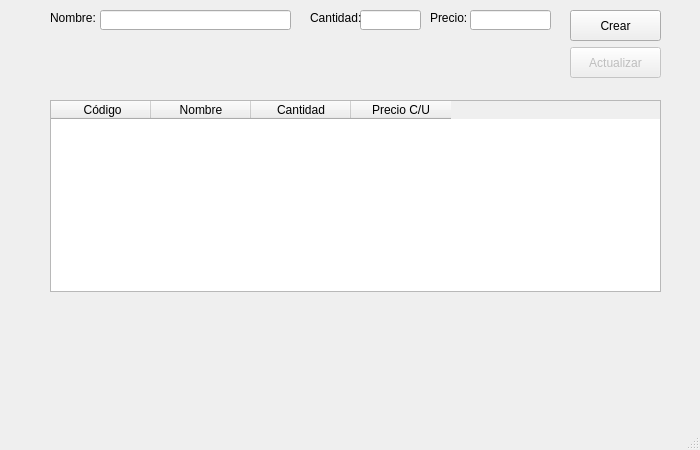
<?xml version="1.0" encoding="UTF-8"?>
<ui version="4.0">
 <class>MainWindow</class>
 <widget class="QMainWindow" name="MainWindow">
  <property name="geometry">
   <rect>
    <x>0</x>
    <y>0</y>
    <width>700</width>
    <height>450</height>
   </rect>
  </property>
  <property name="windowTitle">
   <string>Agregar Productos</string>
  </property>
  <widget class="QWidget" name="centralwidget">
   <widget class="QLabel" name="label">
    <property name="geometry">
     <rect>
      <x>50</x>
      <y>10</y>
      <width>51</width>
      <height>16</height>
     </rect>
    </property>
    <property name="text">
     <string>&lt;html&gt;&lt;head/&gt;&lt;body&gt;&lt;p&gt;Nombre:&lt;/p&gt;&lt;/body&gt;&lt;/html&gt;</string>
    </property>
   </widget>
   <widget class="QLineEdit" name="nombreEdit">
    <property name="geometry">
     <rect>
      <x>100</x>
      <y>10</y>
      <width>191</width>
      <height>20</height>
     </rect>
    </property>
    <property name="text">
     <string/>
    </property>
   </widget>
   <widget class="QLabel" name="label_2">
    <property name="geometry">
     <rect>
      <x>310</x>
      <y>10</y>
      <width>61</width>
      <height>16</height>
     </rect>
    </property>
    <property name="text">
     <string>Cantidad:</string>
    </property>
   </widget>
   <widget class="QLineEdit" name="cantidadEdit">
    <property name="geometry">
     <rect>
      <x>360</x>
      <y>10</y>
      <width>61</width>
      <height>20</height>
     </rect>
    </property>
    <property name="text">
     <string/>
    </property>
   </widget>
   <widget class="QLabel" name="label_3">
    <property name="geometry">
     <rect>
      <x>430</x>
      <y>10</y>
      <width>51</width>
      <height>16</height>
     </rect>
    </property>
    <property name="text">
     <string>Precio:</string>
    </property>
   </widget>
   <widget class="QLineEdit" name="precioEdit">
    <property name="geometry">
     <rect>
      <x>470</x>
      <y>10</y>
      <width>81</width>
      <height>20</height>
     </rect>
    </property>
    <property name="text">
     <string/>
    </property>
   </widget>
   <widget class="QPushButton" name="crearButton">
    <property name="geometry">
     <rect>
      <x>570</x>
      <y>10</y>
      <width>91</width>
      <height>31</height>
     </rect>
    </property>
    <property name="text">
     <string>Crear</string>
    </property>
   </widget>
   <widget class="QPushButton" name="actualizarButton">
    <property name="enabled">
     <bool>false</bool>
    </property>
    <property name="geometry">
     <rect>
      <x>570</x>
      <y>47</y>
      <width>91</width>
      <height>31</height>
     </rect>
    </property>
    <property name="text">
     <string>Actualizar</string>
    </property>
   </widget>
   <widget class="QTableWidget" name="tableWidget">
    <property name="geometry">
     <rect>
      <x>50</x>
      <y>100</y>
      <width>611</width>
      <height>192</height>
     </rect>
    </property>
    <property name="toolTip">
     <string>&lt;html&gt;&lt;head/&gt;&lt;body&gt;&lt;p&gt;    // Variable para la fila seleccionada&lt;/p&gt;&lt;p&gt;    int selectedRow = -1;&lt;/p&gt;&lt;p&gt;&lt;br/&gt;&lt;/p&gt;&lt;p&gt;    // Generador de código aleatorio&lt;/p&gt;&lt;p&gt;    auto generarCodigo = []() {&lt;/p&gt;&lt;p&gt;        return &amp;quot;P&amp;quot; + QString::number(QRandomGenerator::global()-&amp;gt;bounded(1000, 9999));&lt;/p&gt;&lt;p&gt;    };&lt;/p&gt;&lt;/body&gt;&lt;/html&gt;</string>
    </property>
    <property name="selectionBehavior">
     <enum>QAbstractItemView::SelectionBehavior::SelectRows</enum>
    </property>
    <property name="columnCount">
     <number>4</number>
    </property>
    <column>
     <property name="text">
      <string> Código</string>
     </property>
    </column>
    <column>
     <property name="text">
      <string>Nombre</string>
     </property>
    </column>
    <column>
     <property name="text">
      <string>Cantidad</string>
     </property>
    </column>
    <column>
     <property name="text">
      <string>Precio C/U</string>
     </property>
    </column>
   </widget>
   <zorder>cantidadEdit</zorder>
   <zorder>nombreEdit</zorder>
   <zorder>label_3</zorder>
   <zorder>precioEdit</zorder>
   <zorder>crearButton</zorder>
   <zorder>actualizarButton</zorder>
   <zorder>label</zorder>
   <zorder>label_2</zorder>
   <zorder>tableWidget</zorder>
  </widget>
  <widget class="QMenuBar" name="menubar">
   <property name="geometry">
    <rect>
     <x>0</x>
     <y>0</y>
     <width>700</width>
     <height>17</height>
    </rect>
   </property>
  </widget>
  <widget class="QStatusBar" name="statusbar"/>
 </widget>
 <resources/>
 <connections/>
</ui>
